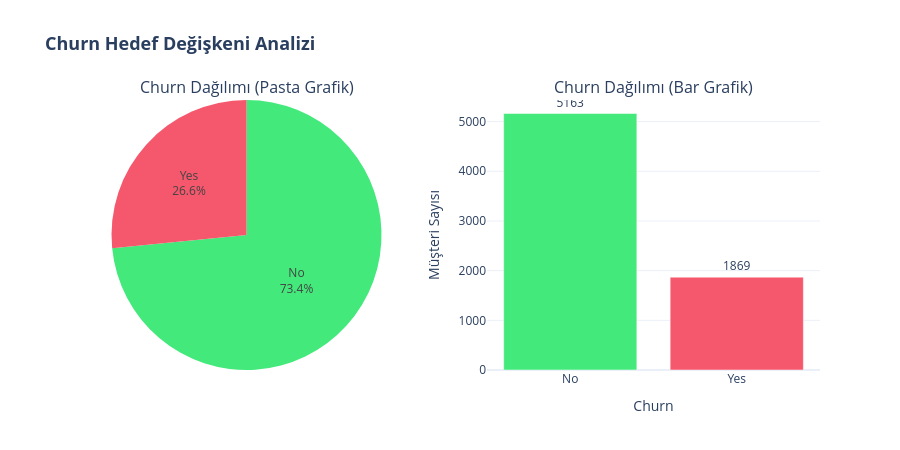

This figure's notebook cell:
### Markdown cell above
# 🎯 **ADIM 6: Hedef Değişken Analizi — Churn**

<div style="background: linear-gradient(135deg, #0f2027 0%, #203a43 50%, #2c5364 100%); padding: 25px; border-radius: 12px; color: #fff; margin: 20px 0;">
    <h2 style="text-align: center; color: #f5576c;">📉 Churn: Müşteriyi Kaybettik mi?</h2>
    <p style="font-size: 16px; text-align: center; color: #cfd8dc;">Tahmin etmeye çalıştığımız tek değişken — tüm analizimizin odak noktası</p>
</div>

## 🎯 **Churn Nedir?**

<div style="background: linear-gradient(135deg, #0f2027 0%, #2c5364 100%); padding: 22px 30px; border-radius: 14px; color: #cfd8dc; margin: 18px 0; border-left: 6px solid #f5576c;">
  <p style="font-size: 15.5px; line-height: 1.85; margin: 0;">
    📡 <strong style="color:#f5576c;">Churn</strong> (müşteri kaybı), bir müşterinin aboneliğini sonlandırarak şirketten ayrılması anlamına gelir.
    Bu değişken <strong style="color:#f9ca24;">ikili sınıflandırma</strong> problemimizin hedef değişkenidir:
    <code>Yes</code> = müşteri ayrıldı, <code>No</code> = müşteri kaldı.
    <br><br>
    Tahmin edeceğimiz şey: <em style="color:#00d2ff;">"Bu müşteri önümüzdeki dönemde ayrılacak mı?"</em>
  </p>
</div>

## ⚖️ **Sınıf Dengesizliği (Class Imbalance)**

<div style="display: grid; grid-template-columns: repeat(3, 1fr); gap: 14px; margin: 16px 0 24px 0;">
  <div style="background: linear-gradient(135deg, #1a1a2e, #16213e); padding: 18px; border-radius: 10px; color: white; border-top: 4px solid #43e97b; text-align: center;">
    <div style="font-size: 28px; font-weight: bold; color: #43e97b;">~%73.5</div>
    <div style="font-size: 13px; color: #80deea; margin-top: 4px;">Churn = No</div>
    <div style="font-size: 12px; color: #90a4ae; margin-top: 6px;">Müşteri kaldı</div>
  </div>
  <div style="background: linear-gradient(135deg, #1a1a2e, #16213e); padding: 18px; border-radius: 10px; color: white; border-top: 4px solid #f5576c; text-align: center;">
    <div style="font-size: 28px; font-weight: bold; color: #f5576c;">~%26.5</div>
    <div style="font-size: 13px; color: #80deea; margin-top: 4px;">Churn = Yes</div>
    <div style="font-size: 12px; color: #90a4ae; margin-top: 6px;">Müşteri ayrıldı</div>
  </div>
  <div style="background: linear-gradient(135deg, #1a1a2e, #16213e); padding: 18px; border-radius: 10px; color: white; border-top: 4px solid #f9ca24; text-align: center;">
    <div style="font-size: 28px; font-weight: bold; color: #f9ca24;">~1:3</div>
    <div style="font-size: 13px; color: #80deea; margin-top: 4px;">Sınıf oranı</div>
    <div style="font-size: 12px; color: #90a4ae; margin-top: 6px;">Dengesiz ama yönetilebilir</div>
  </div>
</div>

<div style="background: linear-gradient(135deg, #1a1a2e, #16213e); border-left: 6px solid #f9ca24; padding: 18px 24px; border-radius: 10px; margin: 16px 0;">
  <strong style="color: #f9ca24; font-size: 14px;">📌 Neden Sınıf Dengesizliği Önemli?</strong>
  <p style="color: #cfd8dc; font-size: 13.5px; margin: 8px 0 0 0; line-height: 1.8;">
    Eğer modeliniz her müşteriye "kalmaz" dese bile <strong style="color:#43e97b;">%73.5 doğruluk</strong> elde ederdi.
    Ama bu tamamen anlamsız bir modeldir — hiçbir kayıp müşteriyi yakalayamazdı.
    Bu yüzden ML'de <code>accuracy</code> tek başına yeterli değildir;
    <strong style="color:#f5576c;">Precision, Recall, F1-Score ve AUC-ROC</strong> metriklerini kullanmalıyız.
  </p>
</div>

> ### 🎯 **Göreviniz:**
> **6a)** `df['Churn'].value_counts()` ve `df['Churn'].value_counts(normalize=True) * 100` ile Churn dağılımını hesaplayın ve yazdırın.
>
> **6b)** Bir **pasta grafiği (pie chart)** ve bir **bar grafiği (countplot)** ile Churn dağılımını yan yana görselleştirin.
>
> **6c)** Sınıf dengesizliğini yorumlayan bir yorum satırı ekleyin: Bu dengesizlik ML modeli için ne anlama geliyor?

### Code cell
# ============================================================
# ADIM 6 — Hedef Değişken Analizi: Churn
# ============================================================

# 6a) Churn dağılımı — sayı ve yüzde
# Kodu buraya yazınız
print("Churn dağılımı (sayı):")
print(df["Churn"].value_counts())
print("\nChurn dağılımı (yüzde):")
print(df["Churn"].value_counts(normalize=True).round(4) * 100)


# 6b) Pasta grafiği ve bar grafiği yan yana (make_subplots kullanın)
from plotly.subplots import make_subplots

# Churn değişkenlerinin sayı ve yüzde oranlarını hazırla
churn_counts = df["Churn"].value_counts()
churn_pct = df["Churn"].value_counts(normalize=True) * 100

# make_subplots ile 1 satır 2 sütunlu layout oluştur
fig = make_subplots(
    rows=1, cols=2,
    specs=[[{"type": "pie"}, {"type": "bar"}]],
    subplot_titles=("Churn Dağılımı (Pasta Grafik)", "Churn Dağılımı (Bar Grafik)")
)

# Pasta grafiği (Pie Chart) - Sol taraf
fig.add_trace(
    go.Pie(
        labels=churn_counts.index,
        values=churn_counts.values,
        name="Churn",
        marker=dict(colors=["#43e97b", "#f5576c"]),
        textinfo="label+percent",
        hovertemplate="<b>%{label}</b><br>Sayı: %{value}<br>Yüzde: %{percent}<extra></extra>"
    ),
    row=1, col=1
)

# Bar grafiği (Bar Chart) - Sağ taraf
fig.add_trace(
    go.Bar(
        x=churn_counts.index,
        y=churn_counts.values,
        name="Sayı",
        marker=dict(color=["#43e97b", "#f5576c"]),
        text=churn_counts.values,
        textposition="outside",
        hovertemplate="<b>%{x}</b><br>Sayı: %{y}<extra></extra>"
    ),
    row=1, col=2
)

# Grafik düzenini ayarla
fig.update_layout(
    title_text="<b>Churn Hedef Değişkeni Analizi</b>",
    title_font_size=18,
    height=450,
    showlegend=False,
    template="plotly_white"
)

fig.update_xaxes(title_text="Churn", row=1, col=2)
fig.update_yaxes(title_text="Müşteri Sayısı", row=1, col=2)

fig.show()


# 6c) Sınıf dengesizliği yorumu
# Kodu buraya yazınız
# Yorum: Bu veri setinde Churn oranı yaklaşık %26.5'tir.
# Bu demektir ki modelin hedef değişkeni eşit dağılmamaktadır. 
# Bu durum sınıf dengesizliği olarak adlandırılır ve model performansını etkileyebilir. 
# Model eğitimi sırasında bu dengesizliği göz önünde bulundurmak önemlidir.
# Modeel için olumsuz olsa bile bu beklenen ve olumlu bir durumdur.
# Çünkü gerçek dünyada churn oranları genellikle %20-30 arasında olur.
# Sonuçları değerlendirirken accurracy yerine precision, recall ve f1-score gibi metriklere odaklanmamız gerekir.

### Figure 1 — Plotly figure (JSON) as saved in the notebook; plotly's stock layout.template omitted (floating-point values rounded to 4 significant figures)
{"data": [{"domain": {"x": [0, 0.45], "y": [0, 1]}, "hovertemplate": "<b>%{label}</b><br>Sayı: %{value}<br>Yüzde: %{percent}<extra></extra>", "labels": ["No", "Yes"], "marker": {"colors": ["#43e97b", "#f5576c"]}, "name": "Churn", "textinfo": "label+percent", "type": "pie", "values": [5163, 1869]}, {"hovertemplate": "<b>%{x}</b><br>Sayı: %{y}<extra></extra>", "marker": {"color": ["#43e97b", "#f5576c"]}, "name": "Sayı", "text": [5163.0, 1869.0], "textposition": "outside", "type": "bar", "x": ["No", "Yes"], "xaxis": "x", "y": [5163, 1869], "yaxis": "y"}], "layout": {"annotations": [{"font": {"size": 16}, "showarrow": false, "text": "Churn Dağılımı (Pasta Grafik)", "x": 0.225, "xanchor": "center", "xref": "paper", "y": 1, "yanchor": "bottom", "yref": "paper"}, {"font": {"size": 16}, "showarrow": false, "text": "Churn Dağılımı (Bar Grafik)", "x": 0.775, "xanchor": "center", "xref": "paper", "y": 1, "yanchor": "bottom", "yref": "paper"}], "height": 450, "showlegend": false, "title": {"font": {"size": 18}, "text": "<b>Churn Hedef Değişkeni Analizi</b>"}, "xaxis": {"anchor": "y", "domain": [0.55, 1], "title": {"text": "Churn"}}, "yaxis": {"anchor": "x", "domain": [0, 1], "title": {"text": "Müşteri Sayısı"}}}}
